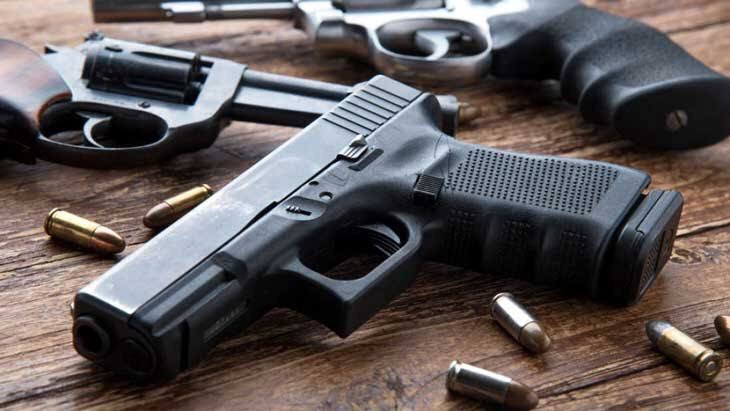
#> input picture analise04.jpeg, 730 x 411 px, given in place of the camera
$ python DetectarRosto.py
#> lines starting #> are read from the running program, lines starting #| are printed output that depends on the picture; after the words box and inside, x2 and y2 are one past the last pixel; in counts of white or black regions, pixels touching at a corner belong together
import cv2
import numpy as np
from datetime import datetime
import time
import os

camera = cv2.VideoCapture(0)
cascade = cv2.CascadeClassifier("models/haarcascade_frontalface_default.xml")
car_cascade = cv2.CascadeClassifier("treinamento/cascade.xml")
binario = 0
while True:
    _, frame = camera.read()
#> frame is the input picture: shape (411, 730, 3); mean B, G, R 87.8, 87.6, 95.4
    frame = cv2.flip(frame, 1)
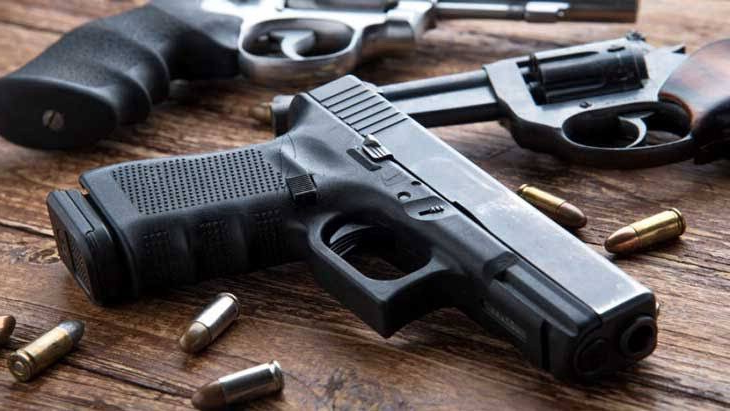
#> frame: shape (411, 730, 3); mean B, G, R 87.8, 87.6, 95.4

    #YELLOW - MORPHO - BINARIZAÇÃO - BORDAS
    kernel = np.ones((5, 5), np.uint8)
    frameHsvYellow = cv2.cvtColor(frame, cv2.COLOR_BGR2HSV)
#> frameHsvYellow: shape (411, 730, 3); mean H, S, V 60.5, 69.9, 102.4
    lowerYellow = np.array([16, 119, 129])
    upperYellow = np.array([255, 255, 255])
    mascara = cv2.inRange(frameHsvYellow, lowerYellow, upperYellow)
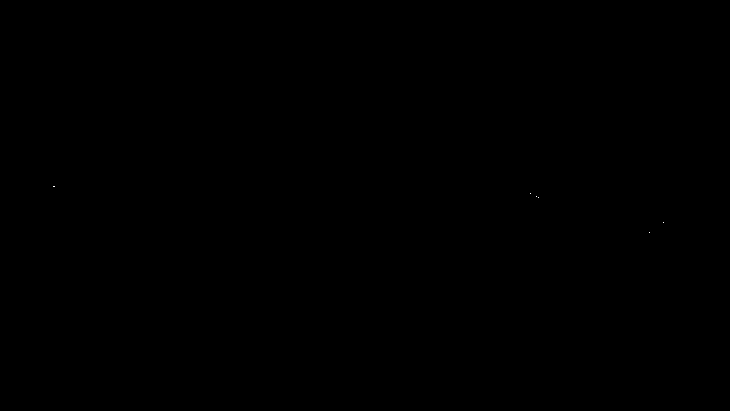
#> mascara: shape (411, 730); 0% white in thin lines or dots, all inside (x1, y1, x2, y2) = (53, 186, 664, 233)
    resultado = cv2.bitwise_and(frame, frame, mask=mascara)
    frameGrayYellow = cv2.cvtColor(resultado, cv2.COLOR_BGR2GRAY)
    opening = cv2.morphologyEx(frameGrayYellow, cv2.MORPH_OPEN, kernel)
#> opening: shape (411, 730); every value is 0
    _, thresh = cv2.threshold(opening, 3, 255, cv2.THRESH_BINARY)
    contornos, _ = cv2.findContours(
        thresh, cv2.RETR_LIST, cv2.CHAIN_APPROX_SIMPLE)
#> contornos = []

    for contorno in contornos:
        (x, y, w, h) = cv2.boundingRect(contorno)
        area = cv2.contourArea(contorno)
        if area > 1000:
            binario = 1

        else:
            binario = 0
#> this loop made 0 passes

    if binario == 1:
        frame = cv2.GaussianBlur(frame, (7, 7), 0)
        _, frame = cv2.threshold(frame, 70, 255, cv2.THRESH_BINARY_INV)
        frameGray = cv2.cvtColor(frame, cv2.COLOR_BGR2GRAY)
        frameBlur = cv2.GaussianBlur(frameGray, (7, 7), 0)

        frameAdaptativo = cv2.adaptiveThreshold(
            frameBlur, 255, cv2.ADAPTIVE_THRESH_MEAN_C, cv2.THRESH_BINARY_INV, 181, 100)
        frameBordas = cv2.Canny(frameAdaptativo, 70, 150)
        objCoordenadas, objSimplificado = cv2.findContours(
        frameBordas, cv2.RETR_EXTERNAL, cv2.CHAIN_APPROX_SIMPLE)
        cv2.drawContours(frame, objCoordenadas, -1, (0, 0, 255), 2)
        arquivo = datetime.now().strftime('%Y%m%d_%Hh%Mm%Ss%f')+".jpg"
        timeCheck = datetime.now().strftime('%Ss')
        if os.path.isdir('armas'):
            cv2.imwrite('armas/{}'.format(arquivo),frame)
        else:
            os.makedirs('armas')
            cv2.imwrite('armas/{}'.format(arquivo),frame)

    else:

        #FACE
        frameGray = cv2.cvtColor(frame, cv2.COLOR_BGR2GRAY)
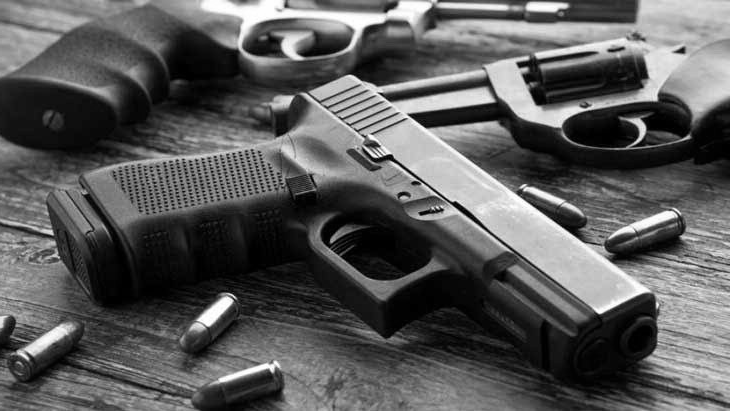
#> frameGray: shape (411, 730); min 0, max 255, mean 90
        detect = cascade.detectMultiScale(frameGray, 1.2, 5)
#> detect = ()
        for (x, y, w, h) in detect:
            cv2.rectangle(frame, (x, y), (x+w, y+h), (0, 0, 255), 2)
            cv2.putText(frame, "Pessoa detectada", (x,y-10), cv2.FONT_HERSHEY_SIMPLEX, 1, (0,0,255), 0, cv2.LINE_AA)


        """
        #ARMAS
        height, width, c = frame.shape
        gray = cv2.cvtColor(frame, cv2.COLOR_BGR2GRAY)
        objetos = car_cascade.detectMultiScale(gray, 1.2, 5)
        print(objetos)

        for (x,y,w,h) in objetos:
            cv2.rectangle(frame,(x,y),(x+w,y+h),(0,0,255),2)
            cv2.putText(frame, "Arma detectada", (x,y-10), cv2.FONT_HERSHEY_SIMPLEX, 1, (0,0,255), 0, cv2.LINE_AA)
            arquivo = datetime.now().strftime('%Y%m%d_%Hh%Mm%Ss%f')+".jpg"
            timeCheck = datetime.now().strftime('%Ss')
            if os.path.isdir('armas'):
             cv2.imwrite('armas/{}'.format(arquivo),frame)
            else:
                os.makedirs('armas')
                cv2.imwrite('armas/{}'.format(arquivo),frame)
        """


    cv2.imshow("Camera", frame)

    k = cv2.waitKey(60)
#> (key Esc is pressed here)
    if k == 27:
        break
cv2.destroyAllWindows()
camera.release()
